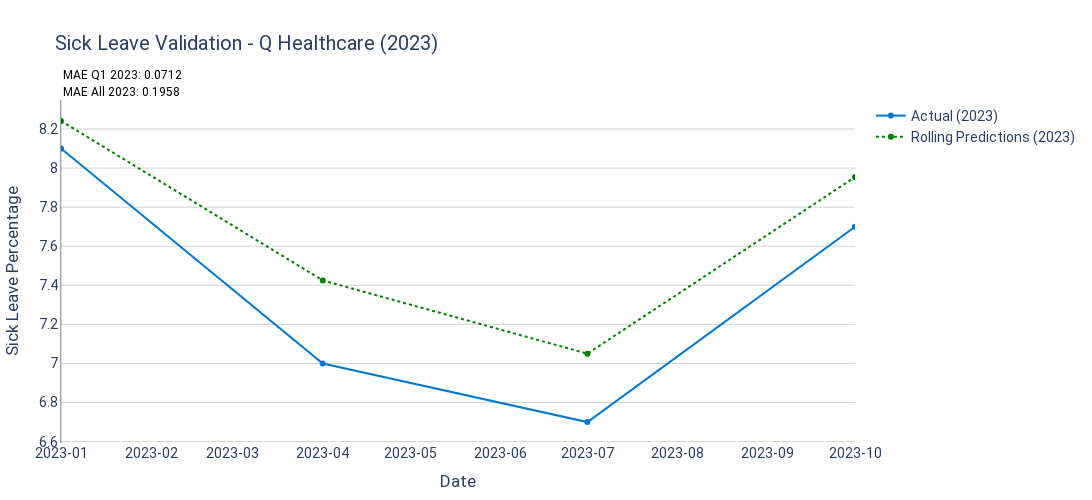

The code cell stored with this chart in its notebook:
### Code cell
# Ensure y_test is defined
y_test = test_df[target_column]

# Define the figure for 2023
fig_2023 = go.Figure()

# Ensure valid indices for 2023
valid_indices_2023 = test_df.index.intersection(y_test.dropna().index).intersection(y_pred_2023.dropna().index)

# Add actual sick leave percentage line for 2023
fig_2023.add_trace(go.Scatter(
    x=valid_indices_2023,
    y=y_test.loc[valid_indices_2023],
    mode='lines+markers',
    name='Actual (2023)',
    line=dict(color='#0078d2', width=2)
))

# Add rolling predictions line for 2023
fig_2023.add_trace(go.Scatter(
    x=valid_indices_2023,
    y=y_pred_2023.loc[valid_indices_2023],
    mode='lines+markers',
    name='Rolling Predictions (2023)',
    line=dict(color='green', width=2, dash='dot')
))

# Add MAE annotations for 2023
fig_2023.add_annotation(
    xref="paper", yref="paper", x=0.00, y=1.10, showarrow=False,
    text=f"MAE Q1 2023: {mae_q1_2023:.4f}",
    font=dict(size=12, color="black")
)
fig_2023.add_annotation(
    xref="paper", yref="paper", x=0.00, y=1.05, showarrow=False,
    text=f"MAE All 2023: {mae_all_2023:.4f}",
    font=dict(size=12, color="black")
)

fig_2023.update_layout(
    title=f'Sick Leave Validation - Q Healthcare (2023)',
    xaxis_title='Date',
    yaxis_title='Sick Leave Percentage',
    plot_bgcolor='white',
    xaxis=dict(
        showgrid=False,
        tickformat="%Y-%m",
        range=[test_df.index.min(), test_df.index.max()]
    ),
    yaxis=dict(
        showgrid=True, gridcolor='lightgrey', showline=True, linewidth=0.5, linecolor='black'
    ),
    font=dict(family="Roboto", size=14),
    margin=dict(l=50, r=50, t=100, b=50),
    width=1100, height=500
)

fig_2023.show()

### Figure 1 — Plotly figure (JSON) as saved in the notebook; plotly's stock layout.template omitted (floating-point values rounded to 4 significant figures)
{"data": [{"line": {"color": "#0078d2", "width": 2}, "mode": "lines+markers", "name": "Actual (2023)", "type": "scatter", "x": ["2023-01-01T00:00:00", "2023-04-01T00:00:00", "2023-07-01T00:00:00", "2023-10-01T00:00:00"], "y": [8.1, 7, 6.7, 7.7]}, {"line": {"color": "green", "dash": "dot", "width": 2}, "mode": "lines+markers", "name": "Rolling Predictions (2023)", "type": "scatter", "x": ["2023-01-01T00:00:00", "2023-04-01T00:00:00", "2023-07-01T00:00:00", "2023-10-01T00:00:00"], "y": [8.241, 7.425, 7.05, 7.954]}], "layout": {"annotations": [{"font": {"color": "black", "size": 12}, "showarrow": false, "text": "MAE Q1 2023: 0.0712", "x": 0, "xref": "paper", "y": 1.1, "yref": "paper"}, {"font": {"color": "black", "size": 12}, "showarrow": false, "text": "MAE All 2023: 0.1958", "x": 0, "xref": "paper", "y": 1.05, "yref": "paper"}], "font": {"family": "Roboto", "size": 14}, "height": 500, "margin": {"b": 50, "l": 50, "r": 50, "t": 100}, "plot_bgcolor": "white", "title": {"text": "Sick Leave Validation - Q Healthcare (2023)"}, "width": 1100, "xaxis": {"range": ["2023-01-01T00:00:00", "2023-10-01T00:00:00"], "showgrid": false, "tickformat": "%Y-%m", "title": {"text": "Date"}}, "yaxis": {"gridcolor": "lightgrey", "linecolor": "black", "linewidth": 0.5, "showgrid": true, "showline": true, "title": {"text": "Sick Leave Percentage"}}}}
